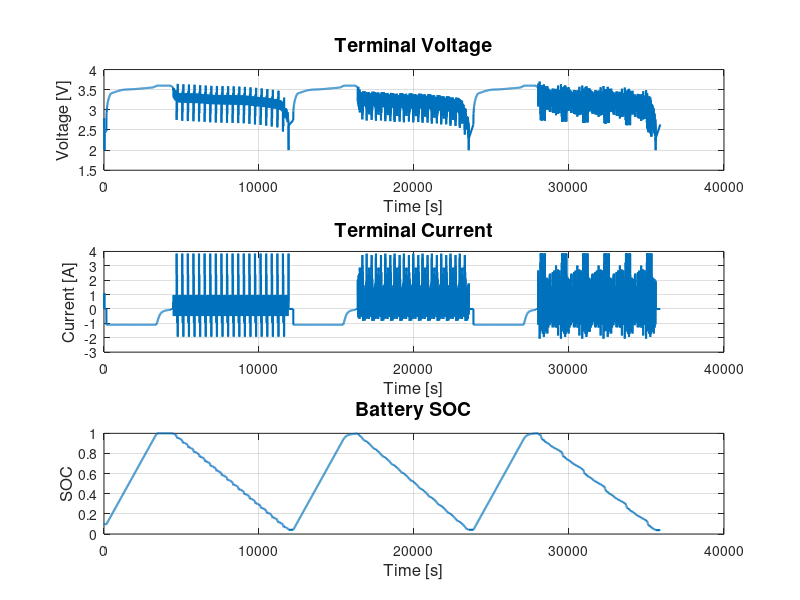

Source code (MATLAB): (Note: this script raises an error after producing the figure.)
%%Extract the data
% data = readmatrix('A1-007-DST-US06-FUDS-40-20120822.xlsx', 'Sheet', 'Sheet1');

% Initialization
% data = [data(:,1) data(:,4) data(:,5)]; %time = 1 Ut = 2, It = 3
% time = data(:,1);
% x = [data(:,3) data(:,2)]';
% save('battery_data.mat', 'time', 'x');
%% Load Data
clear;
clear functions;
load('battery_data.mat');
x(2,:) = -x(2,:); % Invert current direction to match battery model (negative for discharge)

%% Coulomb Counting for True SOC and OCV
% Battery parameters
Qn = 1.1 * 3600; % 1100 mAh = 1.1 Ah = 3960 As (coulombs)
initial_SOC = (2.7938 - 2.7)/(3.6 - 2.7); % Initial SOC
coulombic_efficiency = 1;

% Initialize true SOC array
true_SOC = zeros(1, length(time));
true_SOC(1) = initial_SOC;

% Coulomb counting integration
for i = 2:length(time)
    dt = time(i) - time(i-1);
    current = x(2, i); % Current at time i
    
    % Coulomb counting: SOC(k) = SOC(k-1) - (dt * eta * I(k)) / Qn
    % Note: Positive current is discharge, negative is charge
    true_SOC(i) = true_SOC(i-1) - (dt * coulombic_efficiency * current) / Qn;
    
    % Bound SOC between 0 and 1
    true_SOC(i) = max(0, min(1, true_SOC(i)));
end

%% Plot Terminal Voltage and Current
figure('Name', 'Battery Input Data', 'Position', [100 100 1200 600]);
    
subplot(3,1,1);
plot(time, x(1,:), 'LineWidth', 1.5); 
title('Terminal Voltage', 'FontSize', 14);
xlabel('Time [s]', 'FontSize', 12);
ylabel('Voltage [V]', 'FontSize', 12);
grid on;

subplot(3,1,2);
plot(time, x(2,:), 'LineWidth', 1.5);
title('Terminal Current', 'FontSize', 14);
xlabel('Time [s]', 'FontSize', 12);
ylabel('Current [A]', 'FontSize', 12);
grid on;

subplot(3,1,3);
plot(time, true_SOC, 'LineWidth', 1.5);
title('Battery SOC', 'FontSize', 14);
xlabel('Time [s]', 'FontSize', 12);
ylabel('SOC', 'FontSize', 12);
grid on;

%% Initialize Parameters
error_MIUKF = zeros(1,22);
T = 5;
update_interval = 60;

N = length(time);
theta_history = zeros(6, N);
lambda_history = zeros(1, N);
electParams_history = zeros(5, N);
Ut_est_history = zeros(1,N);
SOC_est_history = zeros(1,N);
Uocv_est_history = zeros(1,N);

Uocv_map_est_history = zeros(1,N);
load('ocv_soc_coeffs.mat');

[theta_out, lambda] = VFFRLS(x(:,1), error_MIUKF);
[x_pred, error_MIUKF, electParams] = MIUKF(x(:,1), theta_out, T);

%logging
theta_history(:,1) = theta_out;
lambda_history(1) = lambda;
electParams_history(:,1) = electParams;
Ut_est_history(1) = x_pred(1);
SOC_est_history(1) = x_pred(3);
Uocv_est_history(1) = theta_out(1)/(1 + theta_out(2) + theta_out(3));

Uocv_map_est_history(1) = polyval(poly_coeffs,x_pred(3));

for i = 2:N
    T = time(i) - time(i-1);
    if mod(i, update_interval) == 0
        [theta_out, lambda] = VFFRLS(x_pred, error_MIUKF);
    end
    [x_pred, error_MIUKF, electParams] = MIUKF(x(:,i), theta_out, T);
    
    %logging
    theta_history(:,i) = theta_out;
    lambda_history(i) = lambda;
    electParams_history(:,i) = electParams;
    Ut_est_history(i) = x_pred(1);
    SOC_est_history(i) = x_pred(3);
    Uocv_est_history(i) = theta_out(1)/(1 + theta_out(2) + theta_out(3));

    Uocv_map_est_history(i) = polyval(poly_coeffs,x_pred(3));
end

%% Plotting Ut, Uocv, and SOC Estimates
figure('Name', 'Battery State Estimates', 'Position', [100 50 1200 700]);
    
subplot(3,1,1);
plot(time, Ut_est_history, 'b-', 'LineWidth', 1.5);
title('Terminal Voltage Estimate', 'FontSize', 14);
xlabel('Time [s]', 'FontSize', 12);
ylabel('Voltage [V]', 'FontSize', 12);
grid on;

subplot(3,1,2);
% plot(time, Uocv_est_history, 'r-', 'LineWidth', 1.5);
% hold on;
plot(time, Uocv_map_est_history, 'g-', 'LineWidth', 1.5);
title('Open Circuit Voltage Estimate', 'FontSize', 14);
xlabel('Time [s]', 'FontSize', 12);
ylabel('Voltage [V]', 'FontSize', 12);
grid on;

subplot(3,1,3);
plot(time, SOC_est_history, 'g-', 'LineWidth', 1.5);
title('State of Charge (SOC) Estimate', 'FontSize', 14);
xlabel('Time [s]', 'FontSize', 12);
ylabel('SOC', 'FontSize', 12);
grid on;

%% Plotting Lambda History
figure('Name', 'Variable Forgetting Factor (VFF) History', 'Position', [100 50 1200 700]);
plot(time, lambda_history, 'k-', 'LineWidth', 1.5);
title('Variable Forgetting Factor (VFF) History', 'FontSize', 14);
xlabel('Time [s]', 'FontSize', 12);
ylabel('Lambda', 'FontSize', 12);
grid on;

%% Plotting Electrical Parameters
figure('Name', 'Electrical Parameters', 'Position', [100 50 1200 700]);
    
param_names = {'R0', 'R1', 'C1', 'R2', 'C2'};
units = {'Ω', 'Ω', 'F', 'Ω', 'F'};
colors = {'b', 'r', 'g', 'm', 'c'};

for i = 1:5
    subplot(3,2,i);
    plot(time, electParams_history(i,:), colors{i}, 'LineWidth', 1.5);
    title(param_names{i}, 'FontSize', 14);
    xlabel('Time [s]', 'FontSize', 12);
    ylabel([param_names{i} ' [' units{i} ']'], 'FontSize', 12);
    grid on;
end

%% Plotting VFFRLS Parameters
figure('Name', 'VFFRLS Parameters', 'Position', [100 50 1200 700]);

param_names_vffrls = {'(1 + a1 + a2) * Uocv','a1', 'a2', 'b0', 'b1', 'b2'};
units_vffrls = {'', '', '', '', '', ''};
colors_vffrls = {'b', 'r', 'g', 'm', 'c', 'y'};
for i = 1:6
    subplot(3,2,i);
    plot(time, theta_history(i,:), colors_vffrls{i}, 'LineWidth', 1.5);
    title(param_names_vffrls{i}, 'FontSize', 14);
    xlabel('Time [s]', 'FontSize', 12);
    ylabel([param_names_vffrls{i} ' [' units_vffrls{i} ']'], 'FontSize', 12);
    grid on;
end

%% Plotting Clean SOC vs OCV with SOC=1 on Left
% Filter out extreme values
% validIdx = Uocv_est_history > 2.7 & Uocv_est_history < 4.0;
% SOC_filtered = SOC_est_history(validIdx);
% OCV_filtered = Uocv_est_history(validIdx);

% Sort by SOC (ascending)
% [sortedSOC, sortIdx] = sort(SOC_filtered);
% sortedOCV = OCV_filtered(sortIdx);

[sortedSOC, sortIndex] = sort(SOC_est_history);
sortedOCV = Uocv_est_history(sortIndex);
sortedmapOCV = Uocv_map_est_history(sortIndex);

smoothedOCV = movmean(sortedOCV,7000);
smoothedmapOCV = movmean(sortedmapOCV,7000);

% Create new figure with SOC=1 on the left
figure('Name', 'SOC vs Open Circuit Voltage (LiFePO4)', 'Position', [100 50 1200 700]);

% Plot with SOC=1 on the left by using 1-SOC
plot(1-sortedSOC, smoothedOCV, 'b-', 'LineWidth', 2.5);
hold on
plot(1-sortedSOC, sortedmapOCV, 'r-', 'LineWidth', 2.5)

% Improve graph appearance
title('SOC vs Open Circuit Voltage (LiFePO4)', 'FontSize', 16, 'FontWeight', 'bold');
xlabel('State of Charge (SOC)', 'FontSize', 14);
ylabel('Open Circuit Voltage (OCV) [V]', 'FontSize', 14);
grid on;
box on;

% Create better x-axis ticks for clearer reading
set(gca, 'FontSize', 12, 'XTick', 0:0.1:1);
xticklabels({'1.0','0.9','0.8','0.7','0.6','0.5','0.4','0.3','0.2','0.1','0'});
ylim([3.1 3.6]);

%% Comparing Ut and SOC Estimates
figure('Name', 'Ut and SOC Estimates vs Real', 'Position', [100 50 1200 700]);
    
subplot(2,1,1);
plot(time, x(1,:), 'r-', 'LineWidth', 1.5);
hold on;
plot(time, Ut_est_history, 'b-', 'LineWidth', 1.5);

title('Terminal Voltage Estimate', 'FontSize', 14);
xlabel('Time [s]', 'FontSize', 12);
ylabel('Voltage [V]', 'FontSize', 12);
legend('Measured V_t', 'Estimated V_t', 'Location', 'best', 'FontSize', 10);
grid on;

subplot(2,1,2);
plot(time, SOC_est_history, 'g-', 'LineWidth', 1.5);
hold on;
plot(time, true_SOC, 'y-', 'LineWidth', 1.5);
title('State of Charge (SOC) Estimate', 'FontSize', 14);
xlabel('Time [s]', 'FontSize', 12);
ylabel('SOC', 'FontSize', 12);
legend('Estimated SOC', 'True SOC', 'Location', 'best', 'FontSize', 10);
grid on;